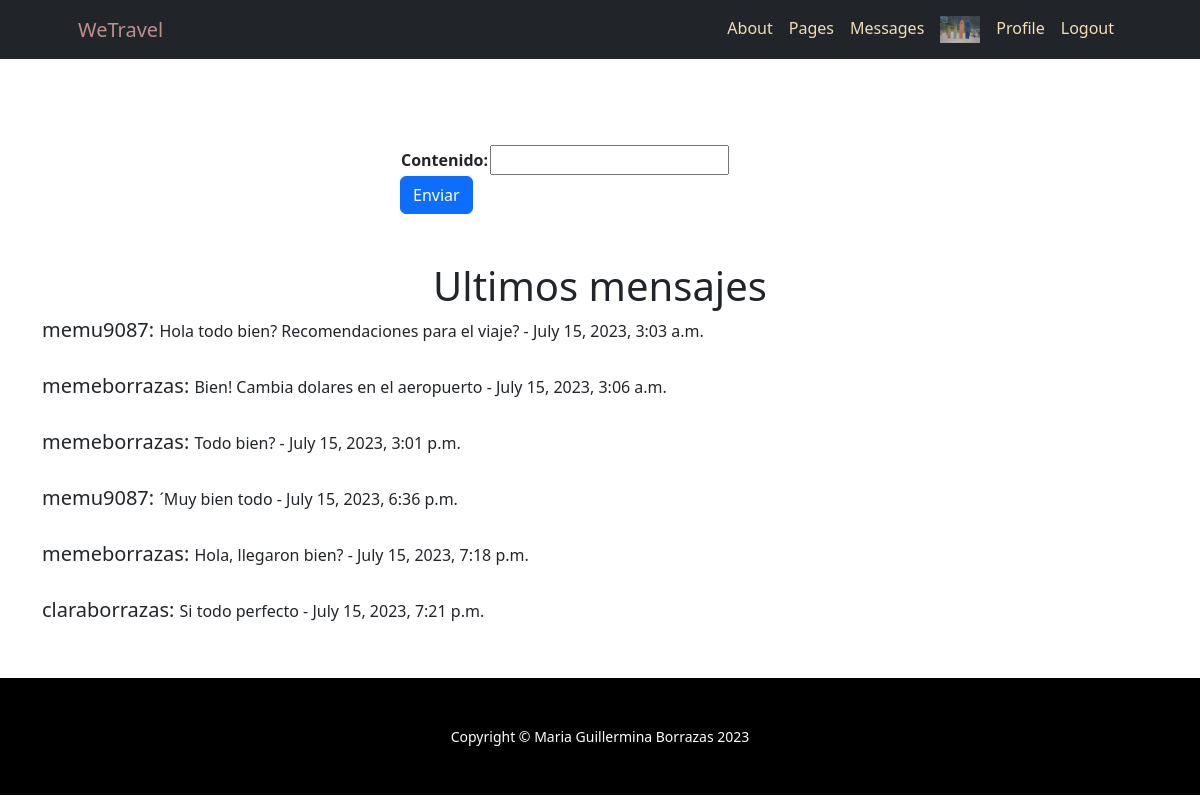
Page /messages/ (signed in) on the committed database.
### AppMensajeria/models.py (models this page shows, shortened)
class Mensaje(models.Model):
    usuario = models.ForeignKey(User, on_delete = models.CASCADE)
    contenido = models.TextField()
    fecha = models.DateTimeField(auto_now_add=True)

### AppMensajeria/views.py (the view)
# urls.py: path('messages/', mensajes, name= 'Mensajes'),
def mensajes(request):
    avatar = getavatar(request)
    if request.method == "POST":
        form = formNewMessage(request.POST) # Aqui me llega la informacion del html
        if form.is_valid():
            usuario = User.objects.get(username = request.user)
            message = Mensaje(usuario = usuario, contenido = form.cleaned_data['contenido'])
            message.save()
            form = formNewMessage()
            todos = Mensaje.objects.all()
            return render(request, 'AppMensajeria/mensajeria.html', {'form': form, 'avatar': avatar, 'todos':todos})
    else:
        form = formNewMessage()
        todos = Mensaje.objects.all()
        return render(request, 'AppMensajeria/mensajeria.html', {'form': form, 'avatar': avatar, 'todos':todos})

### AppMensajeria/forms.py
class formNewMessage(forms.Form):
    contenido = forms.CharField(widget= forms.TextInput())

### AppGeneral/views.py (called while the page is built)
@login_required
def getavatar(request):
    avatar = Avatar.objects.filter(user = request.user.id)
    try:
        avatar = avatar[0].image.url
    except:
        avatar = None
    return avatar

### AppMensajeria/templates/AppMensajeria/mensajeria.html (shortened to what this page needs)
{% extends '../AppGeneral/inicio.html' %}
{% load static %}
    {% block contenidoQueCambia %}
    <br>
    <br>
    <br>
    <br>
    <br>
    <br>
    <div class="col-lg-4" style="padding-left: 400px;">
        <form method="POST"> {% csrf_token %}
            <table>
                {{ form.as_table }}
            </table>
            <input type="submit" class="btn btn-primary" value="Enviar">
        </form>
    </div>
    <div class="container text-center">
        <br>
        <br>
        <h1>Ultimos mensajes</h1>
        <div class="row">
            {% for mensaje in todos %}
            <div class="align-items-center">
                <div class="profile"><h5>{{ mensaje.usuario.username }}:&nbsp </h5><p>{{ mensaje.contenido }} - {{ mensaje.fecha }}</p></div>
                <br>
            </div>
            {% endfor %}
    </div>
    </div>
    <br>
    {% endblock %}

### AppGeneral/static/AppGeneral/css/styles.css (style rules this page uses)
.profile { display: flex; align-items: baseline; }
.profile > p { margin: 0; }

### rows in the picture
Mensaje: usuario.username "memu9087", contenido "Hola todo bien? Recomendaciones para el viaje?", fecha "July 15, 2023, 3:03 a.m."
Mensaje: usuario.username "memeborrazas", contenido "Bien! Cambia dolares en el aeropuerto", fecha "July 15, 2023, 3:06 a.m."
Mensaje: usuario.username "memeborrazas", contenido "Todo bien?", fecha "July 15, 2023, 3:01 p.m."
Mensaje: usuario.username "memu9087", contenido "´Muy bien todo", fecha "July 15, 2023, 6:36 p.m."
Mensaje: usuario.username "memeborrazas", contenido "Hola, llegaron bien?", fecha "July 15, 2023, 7:18 p.m."
Mensaje: usuario.username "claraborrazas", contenido "Si todo perfecto", fecha "July 15, 2023, 7:21 p.m."
